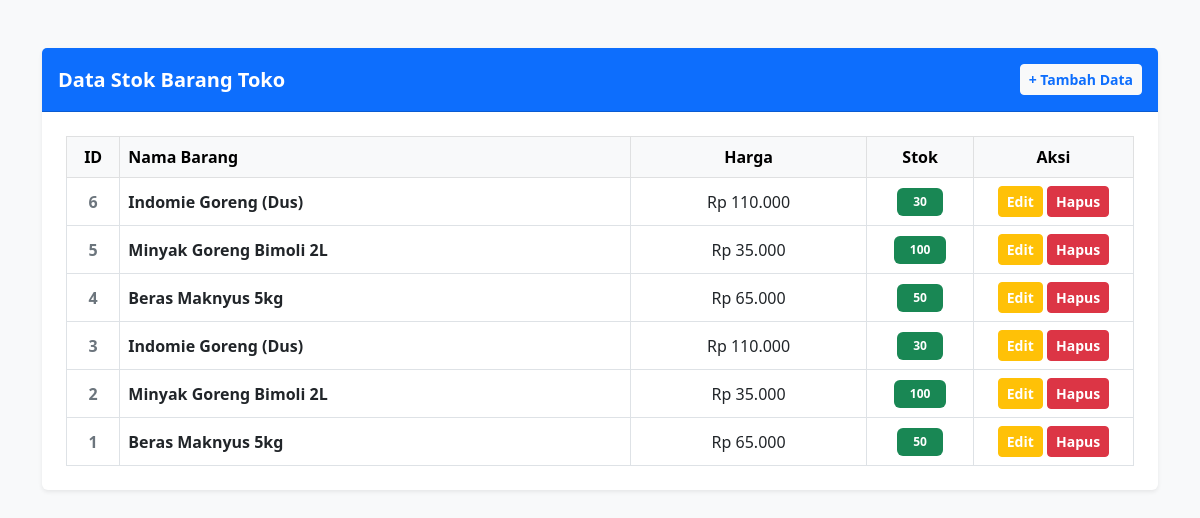
The page / on the database its author committed.
### tables this page shows
CREATE TABLE `barang` (
  `id` int NOT NULL,
  `nama_barang` varchar(255) NOT NULL,
  `harga` decimal(10,2) NOT NULL,
  `stok` int NOT NULL
);

### controllers/BarangController.php (called while the page is built, shortened)
<?php
require_once __DIR__ . '/../models/BarangModel.php';
class BarangController {
    private $model;
    public function __construct($db) {
        $this->model = new BarangModel($db);
    }
    public function index() {
        $stmt = $this->model->readAll();
        $barang = $stmt->fetchAll(PDO::FETCH_ASSOC);
        require __DIR__ . '/../views/list.php';
    }
}
?>

### models/Barangmodel.php (called while the page is built, shortened)
<?php
class BarangModel {
    private $conn;
    private $table_name = "barang";
    public function __construct($db) {
        $this->conn = $db;
    }
    public function readAll() {
        $query = "SELECT * FROM " . $this->table_name . " ORDER BY id DESC";
        $stmt = $this->conn->prepare($query);
        $stmt->execute();
        return $stmt;
    }
}
?>

### Views/list.php (the view, shortened to what this page needs)
<!DOCTYPE html>
<html lang="id">
<head>
    <link href="https://cdn.jsdelivr.net/npm/bootstrap@5.3.0/dist/css/bootstrap.min.css" rel="stylesheet">
</head>
<body class="bg-light">
    <div class="container mt-5">
        <div class="card shadow-sm border-0">
            <div class="card-header bg-primary text-white d-flex justify-content-between align-items-center py-3">
                <h5 class="mb-0 fw-bold">Data Stok Barang Toko</h5>
                <a href="index.php?action=create" class="btn btn-light btn-sm fw-bold text-primary">+ Tambah Data</a>
            </div>
            <div class="card-body p-4">
                <div class="table-responsive">
                    <table class="table table-hover table-bordered align-middle text-center mb-0">
                        <thead class="table-light">
                            <tr>
                                <th width="5%">ID</th>
                                <th class="text-start">Nama Barang</th>
                                <th>Harga</th>
                                <th width="10%">Stok</th>
                                <th width="15%">Aksi</th>
                            </tr>
                        </thead>
                        <tbody>
                            <?php foreach ($barang as $row): ?>
                            <tr>
                                <td class="fw-bold text-secondary"><?= $row['id'] ?></td>
                                <td class="text-start fw-semibold"><?= htmlspecialchars($row['nama_barang']) ?></td>
                                <td>Rp <?= number_format($row['harga'], 0, ',', '.') ?></td>
                                <td>
                                    <span class="badge bg-<?= $row['stok'] > 10 ? 'success' : 'danger' ?> px-3 py-2">
                                        <?= htmlspecialchars($row['stok']) ?>
                                    </span>
                                </td>
                                <td>
                                    <a href="index.php?action=edit&id=<?= $row['id'] ?>" class="btn btn-warning btn-sm fw-bold text-white">Edit</a>
                                    <a href="index.php?action=delete&id=<?= $row['id'] ?>" class="btn btn-danger btn-sm fw-bold" onclick="return confirm('Yakin ingin menghapus data ini?')">Hapus</a>
                                </td>
                            </tr>
                            <?php endforeach; ?>
                        </tbody>
                    </table>
                </div>
            </div>
        </div>
    </div>
</body>
</html>

### index.php (shortened to what this page needs)
<?php
require_once __DIR__ . '/controllers/BarangController.php';
$database = new Database();
$db = $database->getConnection();
$controller = new BarangController($db);
$action = isset($_GET['action']) ? $_GET['action'] : 'index';
switch ($action) {
    case 'index':
    default:
        $controller->index();
        break;
}
?>

### rows shown on the page
barang: id "6", nama_barang "Indomie Goreng (Dus)", harga "110.000", stok "30"
barang: id "5", nama_barang "Minyak Goreng Bimoli 2L", harga "35.000", stok "100"
barang: id "4", nama_barang "Beras Maknyus 5kg", harga "65.000", stok "50"
barang: id "3", nama_barang "Indomie Goreng (Dus)", harga "110.000", stok "30"
barang: id "2", nama_barang "Minyak Goreng Bimoli 2L", harga "35.000", stok "100"
barang: id "1", nama_barang "Beras Maknyus 5kg", harga "65.000", stok "50"
